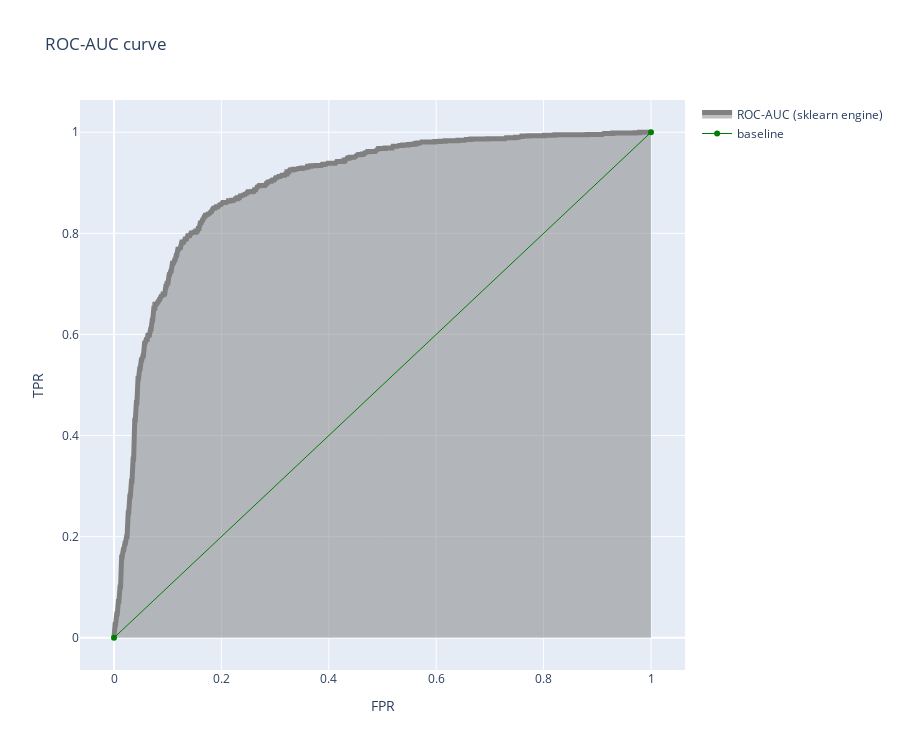

Write notebook code for a chart like this one.
### Markdown cell above
#### ROC-AUC (sklearn engine)

### Code cell
fig = go.Figure()
fig.add_trace(go.Scatter(  x= fpr1,  y= tpr2, mode='lines', fill= 'tozeroy', name= "ROC-AUC (sklearn engine)" , 
                         line=dict(color="grey", width=5))
)
fig.add_trace(go.Scatter(x=[0,1], y=[0,1], name="baseline",line=dict(color="Green", width=1)))
fig.update_layout(title= "ROC-AUC curve", xaxis_title="FPR", yaxis_title="TPR", width=900, height=750 )
fig.show()

### Figure 1 — Plotly figure (JSON) as saved in the notebook; plotly's stock layout.template omitted (floating-point values rounded to 4 significant figures; data arrays with more than 128 entries replaced by an {"elided": "..."} marker saying what was removed)
{"data": [{"fill": "tozeroy", "line": {"color": "grey", "width": 5}, "mode": "lines", "name": "ROC-AUC (sklearn engine)", "type": "scatter", "x": {"elided": "573 float values"}, "y": {"elided": "573 float values"}}, {"line": {"color": "Green", "width": 1}, "name": "baseline", "type": "scatter", "x": [0, 1], "y": [0, 1]}], "layout": {"height": 750, "title": {"text": "ROC-AUC curve"}, "width": 900, "xaxis": {"title": {"text": "FPR"}}, "yaxis": {"title": {"text": "TPR"}}}}
